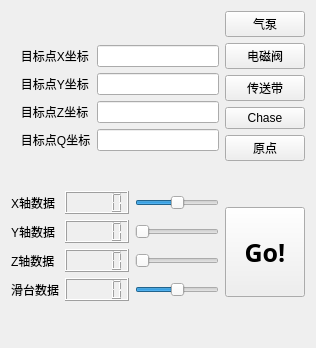
           <widget class="QWidget" name="tab_2">
            <attribute name="title">
             <string>逆运动学</string>
            </attribute>
            <layout class="QHBoxLayout" name="horizontalLayout_10">
             <item>
              <layout class="QVBoxLayout" name="verticalLayout_3">
               <item>
                <layout class="QGridLayout" name="gridLayout_10">
                 <item row="0" column="0">
                  <widget class="QLabel" name="label_2">
                   <property name="text">
                    <string>   目标点X坐标</string>
                   </property>
                  </widget>
                 </item>
                 <item row="0" column="1">
                  <widget class="QLineEdit" name="lineEdit_targetX"/>
                 </item>
                 <item row="1" column="0">
                  <widget class="QLabel" name="label_21">
                   <property name="text">
                    <string>   目标点Y坐标</string>
                   </property>
                  </widget>
                 </item>
                 <item row="1" column="1">
                  <widget class="QLineEdit" name="lineEdit_targetY"/>
                 </item>
                 <item row="2" column="0">
                  <widget class="QLabel" name="label_22">
                   <property name="text">
                    <string>   目标点Z坐标</string>
                   </property>
                  </widget>
                 </item>
                 <item row="2" column="1">
                  <widget class="QLineEdit" name="lineEdit_targetZ"/>
                 </item>
                 <item row="3" column="0">
                  <widget class="QLabel" name="label_24">
                   <property name="text">
                    <string>   目标点Q坐标</string>
                   </property>
                  </widget>
                 </item>
                 <item row="3" column="1">
                  <widget class="QLineEdit" name="lineEdit_targetQ"/>
                 </item>
                </layout>
               </item>
               <item>
                <layout class="QGridLayout" name="gridLayout_6">
                 <item row="0" column="2">
                  <widget class="QSlider" name="horizontalSlider_x">
                   <property name="value">
                    <number>50</number>
                   </property>
                   <property name="orientation">
                    <enum>Qt::Horizontal</enum>
                   </property>
                  </widget>
                 </item>
                 <item row="0" column="1">
                  <widget class="QLCDNumber" name="lcdNumber_x"/>
                 </item>
                 <item row="2" column="2">
                  <widget class="QSlider" name="horizontalSlider_z">
                   <property name="orientation">
                    <enum>Qt::Horizontal</enum>
                   </property>
                  </widget>
                 </item>
                 <item row="1" column="1">
                  <widget class="QLCDNumber" name="lcdNumber_y"/>
                 </item>
                 <item row="1" column="2">
                  <widget class="QSlider" name="horizontalSlider_y">
                   <property name="orientation">
                    <enum>Qt::Horizontal</enum>
                   </property>
                  </widget>
                 </item>
                 <item row="3" column="1">
                  <widget class="QLCDNumber" name="lcdNumber_u"/>
                 </item>
                 <item row="2" column="1">
                  <widget class="QLCDNumber" name="lcdNumber_z"/>
                 </item>
                 <item row="3" column="2">
                  <widget class="QSlider" name="horizontalSlider_u">
                   <property name="value">
                    <number>50</number>
                   </property>
                   <property name="orientation">
                    <enum>Qt::Horizontal</enum>
                   </property>
                  </widget>
                 </item>
                 <item row="0" column="0">
                  <widget class="QLabel" name="label_16">
                   <property name="text">
                    <string>X轴数据</string>
                   </property>
                  </widget>
                 </item>
                 <item row="1" column="0">
                  <widget class="QLabel" name="label_17">
                   <property name="text">
                    <string>Y轴数据</string>
                   </property>
                  </widget>
                 </item>
                 <item row="2" column="0">
                  <widget class="QLabel" name="label_18">
                   <property name="text">
                    <string>Z轴数据</string>
                   </property>
                  </widget>
                 </item>
                 <item row="3" column="0">
                  <widget class="QLabel" name="label_19">
                   <property name="text">
                    <string>滑台数据</string>
                   </property>
                  </widget>
                 </item>
                </layout>
               </item>
              </layout>
             </item>
             <item>
              <layout class="QVBoxLayout" name="verticalLayout_13">
               <item>
                <widget class="QPushButton" name="pushButton_qiB">
                 <property name="text">
                  <string>气泵</string>
                 </property>
                </widget>
               </item>
               <item>
                <widget class="QPushButton" name="pushButton_elec">
                 <property name="text">
                  <string>电磁阀</string>
                 </property>
                </widget>
               </item>
               <item>
                <widget class="QPushButton" name="pushButton_dilver">
                 <property name="text">
                  <string>传送带</string>
                 </property>
                </widget>
               </item>
               <item>
                <widget class="QPushButton" name="pushButton_chase">
                 <property name="text">
                  <string>Chase</string>
                 </property>
                </widget>
               </item>
               <item>
                <widget class="QPushButton" name="pushButton_OrgPoint">
                 <property name="text">
                  <string>原点</string>
                 </property>
                </widget>
               </item>
               <item>
                <spacer name="verticalSpacer_2">
                 <property name="orientation">
                  <enum>Qt::Vertical</enum>
                 </property>
                 <property name="sizeHint" stdset="0">
                  <size>
                   <width>20</width>
                   <height>40</height>
                  </size>
                 </property>
                </spacer>
               </item>
               <item>
                <widget class="QPushButton" name="pushButton">
                 <property name="minimumSize">
                  <size>
                   <width>0</width>
                   <height>90</height>
                  </size>
                 </property>
                 <property name="font">
                  <font>
                   <family>黑体</family>
                   <pointsize>19</pointsize>
                   <weight>75</weight>
                   <bold>true</bold>
                  </font>
                 </property>
                 <property name="text">
                  <string>Go!</string>
                 </property>
                </widget>
               </item>
               <item>
                <spacer name="verticalSpacer">
                 <property name="orientation">
                  <enum>Qt::Vertical</enum>
                 </property>
                 <property name="sizeHint" stdset="0">
                  <size>
                   <width>20</width>
                   <height>40</height>
                  </size>
                 </property>
                </spacer>
               </item>
              </layout>
             </item>
            </layout>
           </widget>
